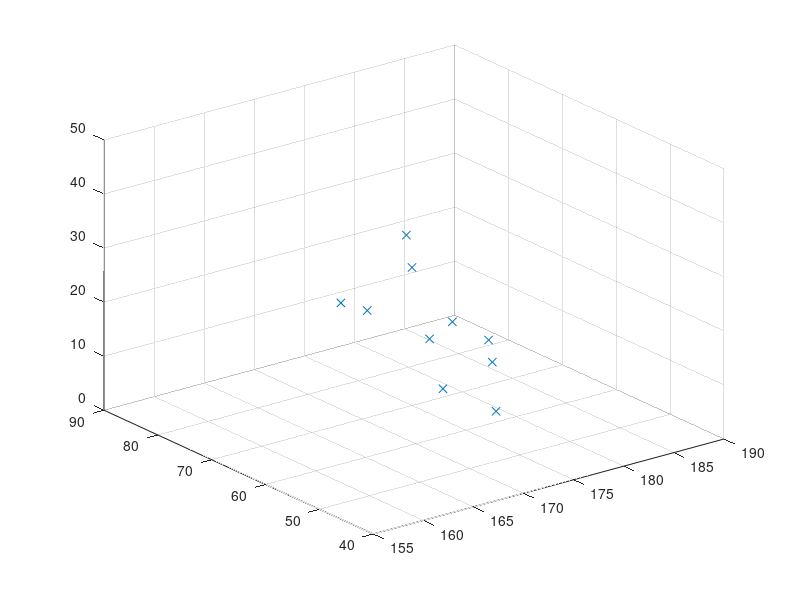

Write MATLAB code to recreate this figure. (Note: this script raises an error after producing the figure.)
%% Instructions
%  Using pca to reduce dimension and use logistic regression to divide two classes.  
%  At last,using examples to test the answer
%% Initialization
clear ; close all; clc

%% Part 1: Load Training Set
% Load the training set
% There are 4 labels:stature,weight,length of hair,sex

load('data1.mat');
X = data1;
X = X(:,1:3);


% Visualize the example
scatter3(X(:,1),X(:,2),X(:,3),'x');

fprintf('Program paused. Press enter to continue.\n');
pause;

%% Part 2: Principal Component Analysis

[X_norm, mu, sigma] = featureNormalize(X);

%Visualize the example
scatter3(X_norm(:,1),X_norm(:,2),X_norm(:,3),'x');

%  Run PCA
[U, S, V] = pca(X_norm);

fprintf('Program paused. Press enter to continue.\n');
pause;

%% Part 3: Dimension Reduction

%The dimension we want,K is the dimension after dimension reduction
K = 2;

U_reduce = U(:, 1:K);
%Z is the data after dimension reduction
Z = X_norm * U_reduce;

%Visualize the example
plot(Z(:,1),Z(:,2),'x');

fprintf('Program paused. Press enter to continue.\n');
pause;


%% Part 4: Logistic Regression

X = Z(:, [1, 2]); y = data1(:, 4);
plotData(X,y);


X = mapFeature(X(:,1), X(:,2));

% Initialize fitting parameters
initial_theta = zeros(size(X, 2), 1);

% Set regularization parameter lambda to 1
lambda = 1;

% Compute and display initial cost and gradient for regularized logistic
% regression
[cost, grad] = costFunctionReg(initial_theta, X, y, lambda);

fprintf('Cost at initial theta (zeros): %f\n', cost);

% Initialize fitting parameters
initial_theta = zeros(size(X, 2), 1);

% Set regularization parameter lambda to 1 (you should vary this)
lambda = 1;

% Set Options
options = optimset('GradObj', 'on', 'MaxIter', 400);

% Optimize
[theta, J, exit_flag] = ...
	fminunc(@(t)(costFunctionReg(t, X, y, lambda)), initial_theta, options);

% Plot Boundary
plotDecisionBoundary(theta, X, y);
hold on;
title(sprintf('lambda = %g', lambda))

% Labels and Legend

legend('y = 1', 'y = 0', 'Decision boundary')

fprintf('Program paused. Press enter to continue.\n');
pause;

%% Part 5: Test Example

load 'data2.mat'
X_ex = data2(:,1:3);y_ex = data2(:,4);
[X_norm, mu, sigma] = featureNormalize(X_ex);
[U, S] = pca(X_norm);

U_reduce = U(:, 1:K);
Z = X_norm * U_reduce;
plotData_ex(Z,y_ex);

